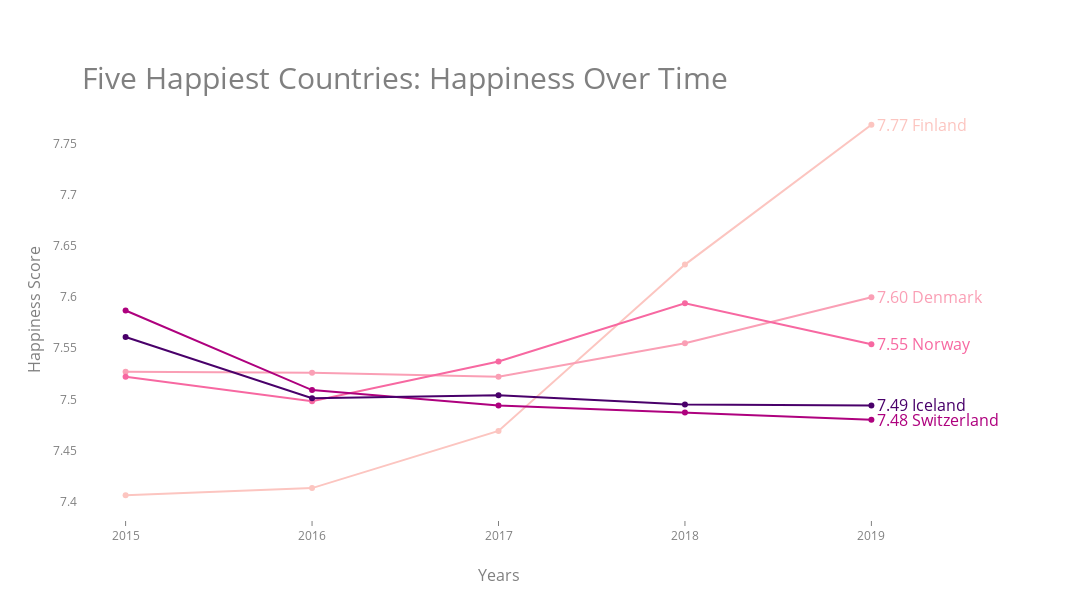

Source (notebook cell):
### Markdown cell above
We can try plotting the trends again using plotly.graph_objects for different data visualizations.

### Code cell
title = 'Five Happiest Countries: Happiness Over Time'
RdPu = px.colors.sequential.RdPu

colors = [RdPu[2], RdPu[3], RdPu[4], RdPu[6], RdPu[8]] 

fig = go.Figure()
for i in range(5):
  df = happy_overall[(happy_overall['country']) == happy_five[i]]
  fig.add_trace(go.Scatter(x=df['year'], y=df['happiness score'],
                           mode='lines', name=happy_five[i],
                line=dict(color=colors[i])))
  # points
  fig.add_trace(go.Scatter(
      x=df['year'],
      y=df['happiness score'],
      mode='markers',
      marker=dict(color=colors[i]),
      showlegend=False
  ))


fig.update_layout(
    autosize = False,
    height = 600,
    width = 1100,
    showlegend=False,
    xaxis = dict(
        tickmode = 'linear',
        tick0 = 2015,
        dtick = 1,
        showline=True,
        showgrid=False,
        ticks='outside',
        color='grey'
    ),
    yaxis=dict(
        showgrid=True,
        zeroline=True,
        showline=True,
        showticklabels=True,
        color='grey'
    ),
    margin=dict(
        autoexpand=True,
        r=175
    ),
    plot_bgcolor='white'
)

annotations=[]
# Adding labels
for country, color in zip(happy_five, colors):
  df = happy_overall[(happy_overall['country']) == country]
  y_data = df['happiness score'].tolist()

  # labeling the right_side of the plot
  annotations.append(dict(xref='paper', x=0.95, y=y_data[4],
                          xanchor='left', yanchor='middle',
                          text='{0:.2f} '.format(y_data[4]) + country,
                          font=dict(size=16,
                                    color=color),
                          showarrow=False))

# Title
annotations.append(dict(xref='paper', yref='paper', x=0.0, y=1.0,
                        xanchor='left', yanchor='bottom',
                        text=title, 
                        font=dict(size=30,
                                  color='grey'),
                        showarrow=False))

# Y-axis Label
annotations.append(dict(xref='paper', yref='paper', x=-0.07, y=0.5,
                              xanchor='left', yanchor='middle',
                              text='Happiness Score',
                              textangle=270,
                              font=dict(size=16, color='grey'),
                              showarrow=False))

# X-axis Label
annotations.append(dict(xref='paper', yref='paper', x=0.5, y=-0.1,
                              xanchor='center', yanchor='top',
                              text='Years',
                              font=dict(size=16, color='grey'),
                              showarrow=False))

fig.update_layout(annotations=annotations)

fig.show()

### Figure 1 — Plotly figure (JSON) as saved in the notebook; plotly's stock layout.template omitted (floating-point values rounded to 4 significant figures)
{"data": [{"line": {"color": "rgb(252,197,192)"}, "mode": "lines", "name": "Finland", "type": "scatter", "x": [2015, 2016, 2017, 2018, 2019], "y": [7.406, 7.413, 7.469, 7.632, 7.769]}, {"marker": {"color": "rgb(252,197,192)"}, "mode": "markers", "showlegend": false, "type": "scatter", "x": [2015, 2016, 2017, 2018, 2019], "y": [7.406, 7.413, 7.469, 7.632, 7.769]}, {"line": {"color": "rgb(250,159,181)"}, "mode": "lines", "name": "Denmark", "type": "scatter", "x": [2015, 2016, 2017, 2018, 2019], "y": [7.527, 7.526, 7.522, 7.555, 7.6]}, {"marker": {"color": "rgb(250,159,181)"}, "mode": "markers", "showlegend": false, "type": "scatter", "x": [2015, 2016, 2017, 2018, 2019], "y": [7.527, 7.526, 7.522, 7.555, 7.6]}, {"line": {"color": "rgb(247,104,161)"}, "mode": "lines", "name": "Norway", "type": "scatter", "x": [2015, 2016, 2017, 2018, 2019], "y": [7.522, 7.498, 7.537, 7.594, 7.554]}, {"marker": {"color": "rgb(247,104,161)"}, "mode": "markers", "showlegend": false, "type": "scatter", "x": [2015, 2016, 2017, 2018, 2019], "y": [7.522, 7.498, 7.537, 7.594, 7.554]}, {"line": {"color": "rgb(174,1,126)"}, "mode": "lines", "name": "Switzerland", "type": "scatter", "x": [2015, 2016, 2017, 2018, 2019], "y": [7.587, 7.509, 7.494, 7.487, 7.48]}, {"marker": {"color": "rgb(174,1,126)"}, "mode": "markers", "showlegend": false, "type": "scatter", "x": [2015, 2016, 2017, 2018, 2019], "y": [7.587, 7.509, 7.494, 7.487, 7.48]}, {"line": {"color": "rgb(73,0,106)"}, "mode": "lines", "name": "Iceland", "type": "scatter", "x": [2015, 2016, 2017, 2018, 2019], "y": [7.561, 7.501, 7.504, 7.495, 7.494]}, {"marker": {"color": "rgb(73,0,106)"}, "mode": "markers", "showlegend": false, "type": "scatter", "x": [2015, 2016, 2017, 2018, 2019], "y": [7.561, 7.501, 7.504, 7.495, 7.494]}], "layout": {"annotations": [{"font": {"color": "rgb(252,197,192)", "size": 16}, "showarrow": false, "text": "7.77 Finland", "x": 0.95, "xanchor": "left", "xref": "paper", "y": 7.769, "yanchor": "middle"}, {"font": {"color": "rgb(250,159,181)", "size": 16}, "showarrow": false, "text": "7.60 Denmark", "x": 0.95, "xanchor": "left", "xref": "paper", "y": 7.6, "yanchor": "middle"}, {"font": {"color": "rgb(247,104,161)", "size": 16}, "showarrow": false, "text": "7.55 Norway", "x": 0.95, "xanchor": "left", "xref": "paper", "y": 7.554, "yanchor": "middle"}, {"font": {"color": "rgb(174,1,126)", "size": 16}, "showarrow": false, "text": "7.48 Switzerland", "x": 0.95, "xanchor": "left", "xref": "paper", "y": 7.48, "yanchor": "middle"}, {"font": {"color": "rgb(73,0,106)", "size": 16}, "showarrow": false, "text": "7.49 Iceland", "x": 0.95, "xanchor": "left", "xref": "paper", "y": 7.494, "yanchor": "middle"}, {"font": {"color": "grey", "size": 30}, "showarrow": false, "text": "Five Happiest Countries: Happiness Over Time", "x": 0, "xanchor": "left", "xref": "paper", "y": 1, "yanchor": "bottom", "yref": "paper"}, {"font": {"color": "grey", "size": 16}, "showarrow": false, "text": "Happiness Score", "textangle": -90, "x": -0.07, "xanchor": "left", "xref": "paper", "y": 0.5, "yanchor": "middle", "yref": "paper"}, {"font": {"color": "grey", "size": 16}, "showarrow": false, "text": "Years", "x": 0.5, "xanchor": "center", "xref": "paper", "y": -0.1, "yanchor": "top", "yref": "paper"}], "autosize": false, "height": 600, "margin": {"autoexpand": true, "r": 175}, "plot_bgcolor": "white", "showlegend": false, "width": 1100, "xaxis": {"color": "grey", "dtick": 1, "showgrid": false, "showline": true, "tick0": 2015, "tickmode": "linear", "ticks": "outside"}, "yaxis": {"color": "grey", "showgrid": true, "showline": true, "showticklabels": true, "zeroline": true}}}
